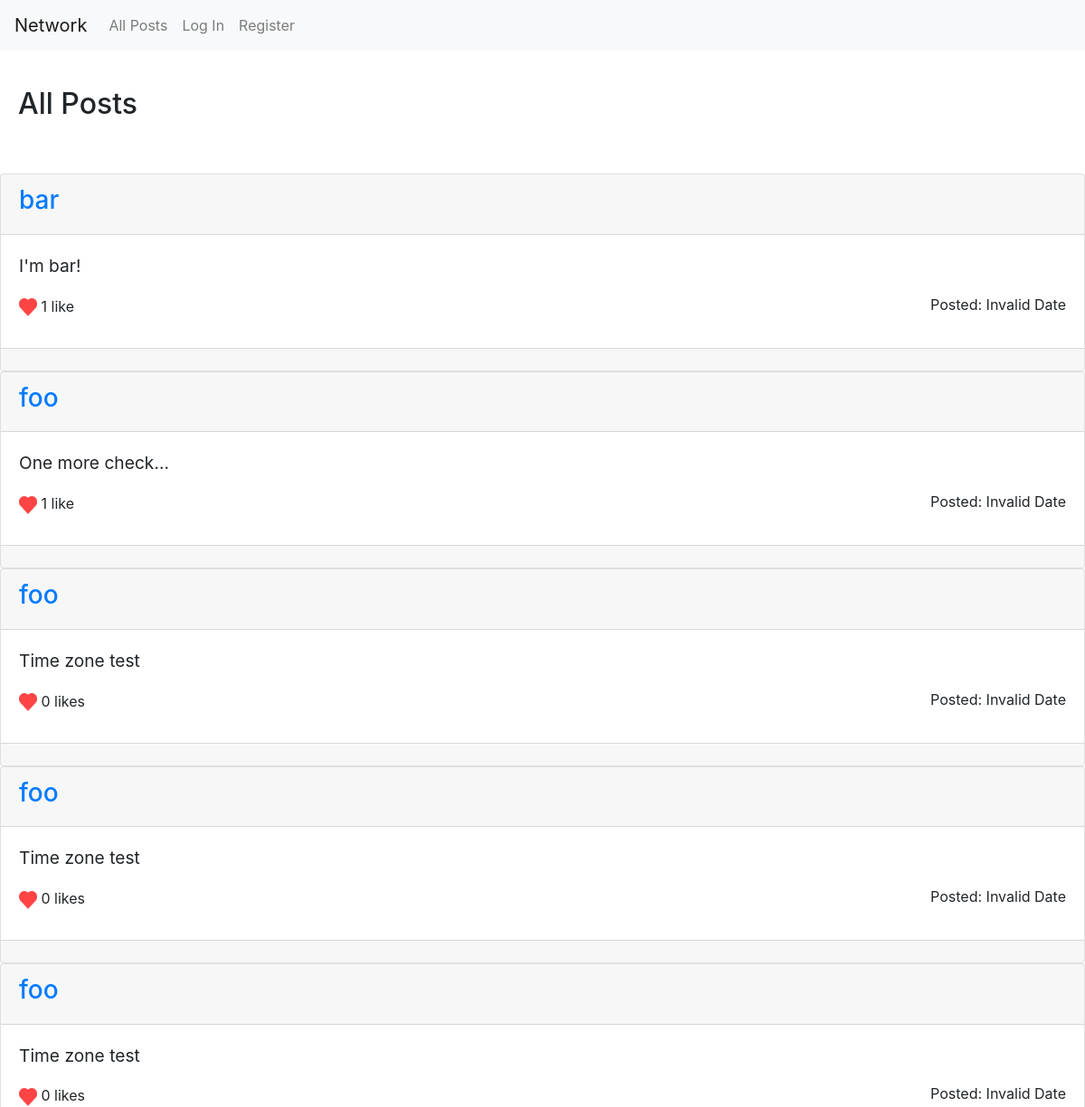
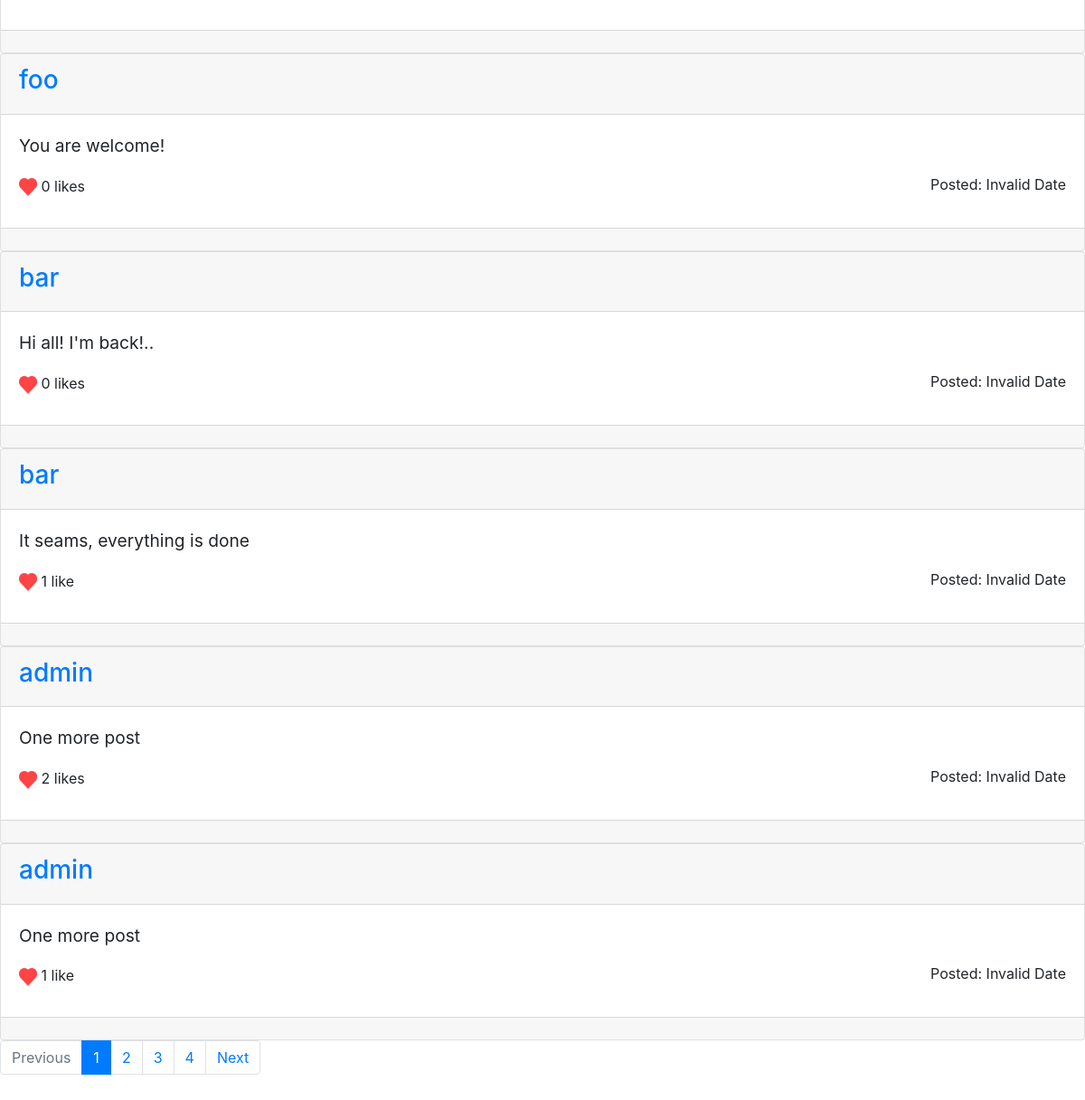
The page / on the database its author committed (2 pictures, top to bottom).
### network/models.py (models this page shows)
class Post(models.Model):
    text = models.TextField()
    author = models.ForeignKey('User', on_delete=models.CASCADE, related_name="my_posts")
    date_time = models.DateTimeField(auto_now_add=True)
    n_likes = models.IntegerField(validators=[MinValueValidator(0)], default=0)

class User(AbstractUser):
    follow = models.ManyToManyField('User', related_name='followers', blank=True)

### network/views.py (the view)
# urls.py: path("", views.index, name="index"),
def index(request, num_page=1):
    tz = request.session.get('django_timezone')
    from django.utils import timezone
    local_time = timezone.localtime(timezone.now())
    list_type = "All Posts"
    if request.method == "POST":  # Adding a new post
        add_post_form = AddPostForm(request.POST)
        if add_post_form.is_valid():
            post = Post(text=add_post_form.cleaned_data["text"],
                    author=request.user
                    )
            post.save()
            paginator = get_posts(list_type)
            return render(request, "network/index.html", {
                "add_post_form": AddPostForm(),
                "list_type": list_type,
                "cur_page": paginator.page(num_page),
                "num_page": num_page,
                "page_range": paginator.page_range
            })
        else:
            paginator = get_posts(list_type)
            return render(request, "network/index.html", {
                "add_post_form": AddPostForm(request.POST),
                "list_type": list_type,
                "cur_page": paginator.page(num_page),
                "num_page": num_page,
                "page_range": paginator.page_range
            })
    else:  # Displaying posts
        paginator = get_posts(list_type)
        return render(request, "network/index.html", {
            "add_post_form": AddPostForm(),
            "list_type": list_type,
            "cur_page": paginator.page(num_page),
            "num_page": num_page,
            "page_range": paginator.page_range,
        })

### network/utils.py (called while the page is built)
def get_posts(list_type, page_user=None):
    if (list_type == "All Posts"):
        posts = Post.objects.order_by("-date_time")
    elif (list_type == "User Profile"):
        posts = Post.objects.filter(author=page_user).order_by("-date_time")
    elif (list_type == "Followed"):
        posts = Post.objects.filter(author__in=page_user).order_by("-date_time")
    return Paginator(posts, 10)

### network/templates/network/index.html (shortened to what this page needs)
{% extends "network/layout.html" %}
{% load static %}
{% block body %}
<div id="header-box">
    <div>
    {% if list_type == "All Posts" %}
        <h2 class="title">All Posts</h2>
    </div>
    {% elif list_type == "Followed" %}
        <h2 class="title">Following</h2>
    </div>
    {% endif %}
</div>
<div class="vert-delim"></div>
{% for post in cur_page.object_list %}
<div class="post-div card">
    <div class="post-author card-header">
        <a href="{% url 'user_page' post.author.pk 1 %}"><h3>{{ post.author.username }}</h3></a>
    </div>
    <div class="card-body">
        <form class="edit-form" method="post">
            <div class="post-text card-text">
                <p class="p-text">{{ post.text }}</p>
            </div>
        </form>
        <div class="post-date-time">
            <p>Posted: <span class="datetime">{{ post.date_time.isoformat }}</span></p>
        </div>
        <div class="post-likes">
            <span>
                {% if user.is_authenticated %}
                    {% load my_filters %}
                {% else %}
                <img class="like-switch" src="{% static 'network/filledheart.png' %}">
                {% endif %}
            </span>
            {%  if post.n_likes == 1  %}
            <span class="likes-number">{{ post.n_likes }} like</span>
            {%  else  %}
            <span class="likes-number">{{ post.n_likes }} likes</span>
            {%  endif  %}
        </div>
    </div>
    <div class="comments card-footer"></div>
</div>
{% empty %}
<h5>No posts here ...</h5>
{% endfor %}
<nav aria-label="pagianator">
    <ul class="pagination">
        {% if cur_page.has_previous %}
            <li class="page-item">
                <a class="page-link" href="{{ num_page |add:-1 }}">Previous</a>
            </li>
        {% else %}
            <li class="page-item disabled">
                <a class="page-link" href="{{ num_page |add:-1 }}" tabindex="-1" aria-disabled="true">Previous</a>
            </li>
        {% endif %}
        {% for num in page_range %}
            {% if num == num_page %}
                <li class="page-item active" aria-current="page">
                    <p class="page-link">{{ num }} <span class="sr-only">(current)</span></p>
                </li>
            {% else %}
                <li class="page-item"><a class="page-link" href="{{ num }}">{{ num }}</a></li>
            {% endif %}
        {% endfor %}
        {% if cur_page.has_next %}
            <li class="page-item">
                <a class="page-link" href="{{ num_page|add:1 }}">Next</a>
            </li>
        {% else %}
            <li class="page-item disabled">
                <a class="page-link" href="{{ num_page|add:1 }}" tabindex="-1" aria-disabled="true">Next</a>
            </li>
        {% endif %}
    </ul>
</nav>
{% endblock %}

### network/templates/network/layout.html (shortened to what this page needs)
{% load static %}
<!DOCTYPE html>
<html lang="en">
    <head>
        <link rel="stylesheet" href="https://stackpath.bootstrapcdn.com/bootstrap/4.4.1/css/bootstrap.min.css">
        <link href="{% static 'network/styles.css' %}" rel="stylesheet">
    </head>
    <body>
        {% load mathfilters %}
        <nav class="navbar navbar-expand-lg navbar-light bg-light">
            <a class="navbar-brand" href="#">Network</a>
            <div>
              <ul class="navbar-nav mr-auto">
                <li class="nav-item">
                  <a class="nav-link" href="{% url 'index' %}">All Posts</a>
                </li>
                {% if user.is_authenticated %}
                    <li class="nav-item">
                        <a class="nav-link" href="{% url 'followed' '1' %}">Following</a>
                    </li>
                    <li class="nav-item">
                        <a class="nav-link" href="{% url 'logout' %}">Log Out</a>
                    </li>
                {% else %}
                    <li class="nav-item">
                        <a class="nav-link" href="{% url 'login' %}">Log In</a>
                    </li>
                    <li class="nav-item">
                        <a class="nav-link" href="{% url 'register' %}">Register</a>
                    </li>
                {% endif %}
              </ul>
            </div>
          </nav>
        <div class="body">
            {% block body %}
            {% endblock %}
        </div>
    </body>
</html>

### network/static/network/styles.css (style rules this page uses)
.like-switch { width: 20px; height: 20px; vertical-align: bottom; }
.likes-number { vertical-align: middle; }
.post-date-time { float: right; }
.post-text { font-size: larger; }
.p-text { width: 100%; }
#header-box { margin: 20px; margin-top: 40px; display: flex; flex-direction: row; align-items: center; justify-content: space-between; }
.vert-delim { height: 30px; width: 100%; clear: both; }

### rows shown on the page
Post: author.username "bar", text "I'm bar!", n_likes "1"
Post: author.username "foo", text "One more check...", n_likes "1"
Post: author.username "foo", text "Time zone test", n_likes "0"
Post: author.username "foo", text "Time zone test", n_likes "0"
Post: author.username "foo", text "Time zone test", n_likes "0"
Post: author.username "foo", text "You are welcome!", n_likes "0"
Post: author.username "bar", text "Hi all! I'm back!..", n_likes "0"
Post: author.username "bar", text "It seams, everything is done", n_likes "1"
Post: author.username "admin", text "One more post", n_likes "2"
Post: author.username "admin", text "One more post", n_likes "1"

### other values the page prints
{{ num }} "1"
{{ num }} "2" "3" "4"
